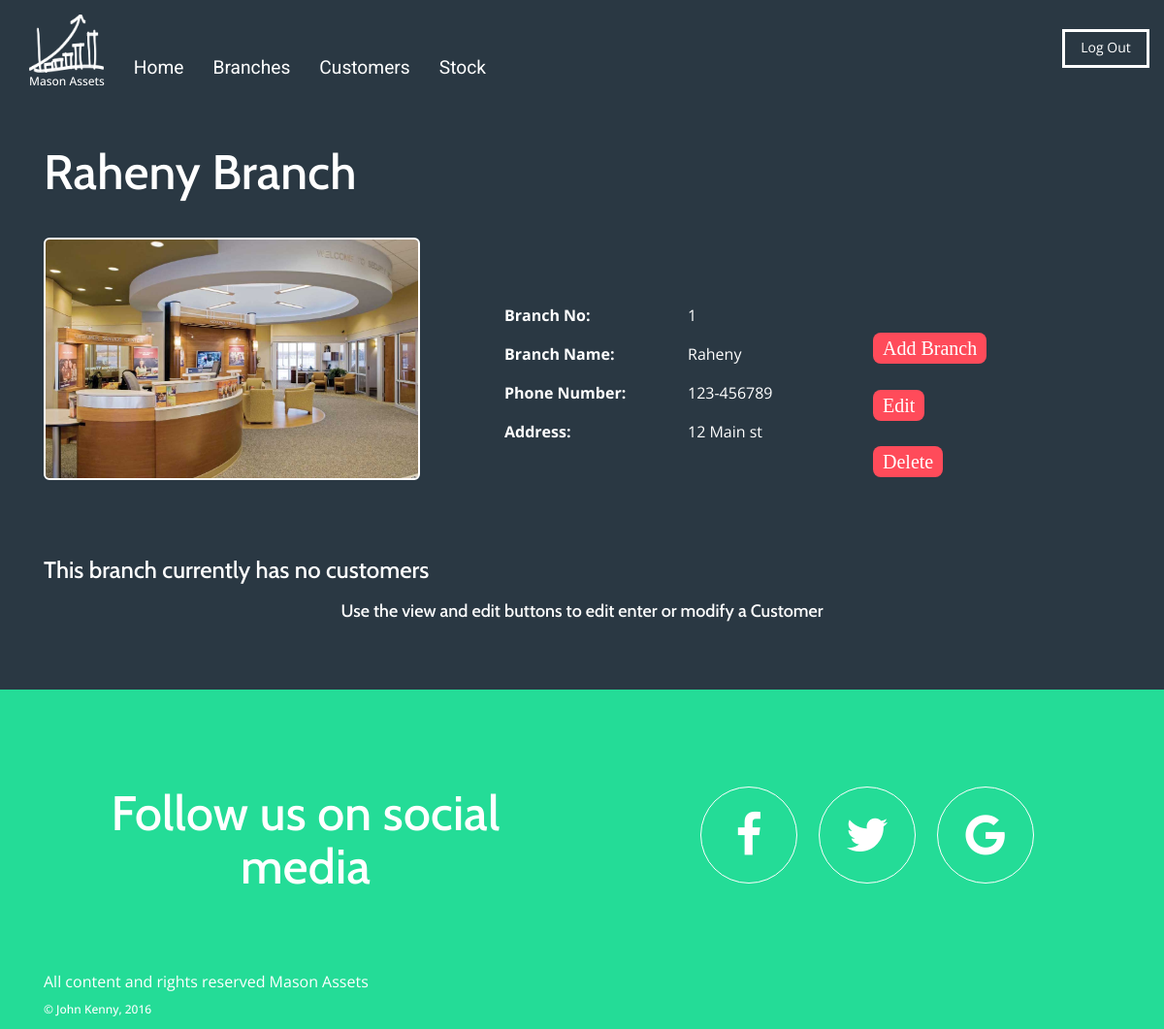
Screenshot of /viewBranch.php?branchNo=1 (signed in) with the database file from the repository.
### tables this page shows
CREATE TABLE IF NOT EXISTS `branchwebp` (
  `branchNo` int(11) NOT NULL,
  `branchName` varchar(40) NOT NULL,
  `address` varchar(255) NOT NULL,
  `phoneNo` varchar(10) NOT NULL,
  `openHours` enum('8 to 4','8 to 6','9 to 4','9 to 6','10 to 6','10 to 8') NOT NULL DEFAULT '9 to 6',
  `openDate` date DEFAULT NULL,
  `createdDate` timestamp NOT NULL DEFAULT CURRENT_TIMESTAMP
);

### classes/BranchTableGateway.php (called while the page is built, shortened)
<?php
    class BranchTableGateway
    {
        private $connection;
        public function __construct($c)
        {
            $this->connection = $c;
        }
        public function getBranchByNo($branchNo)
        {
            $sql = "SELECT * FROM branchwebp WHERE branchNo = :branchNo";
            $statement = $this->connection->prepare($sql);
            $pramaters = array("branchNo" => $branchNo);
            $status = $statement->execute($pramaters);
            return $statement;
        }
    }
?>

### classes/CustomerTableGateway.php (called while the page is built, shortened)
<?php
    class CustomerTableGateway
    {
        private $connection;
        public function __construct($c)
        {
            $this->connection = $c;
        }
        public function getCustomerByBranchNo($branchNo)
        {
            $sqlQuery =
                    "SELECT c.* "
                    . "FROM customerwebp c "
                    . "WHERE c.branchNo = :branchNo";
            $statement = $this->connection->prepare($sqlQuery);
            $params = array(
                "branchNo" => $branchNo
            );
            $status = $statement->execute($params);
            return $statement;
        }
    }
?>

### viewBranch.php (the view, shortened to what this page needs)
<?php
    require_once 'classes/DB.php';
    require_once 'classes/BranchTableGateway.php';
    require_once 'classes/CustomerTableGateway.php';
    $branchNo = $_GET['branchNo'];
    $connection = Connection::getInstance();
    $branchgateway = new BranchTableGateway($connection);
    $customergateway = new CustomerTableGateway($connection);
    $branch = $branchgateway->getBranchByNo($branchNo);
    $customer = $customergateway->getCustomerByBranchNo($branchNo);
    $brRow = $branch->fetch(PDO::FETCH_ASSOC);
    ?>
<html>
    <head>
        <?php  require 'utils/styles.php'; ?>
    </head>
    <body class='logOn'>
        <?php  require 'utils/toolbar.php'; ?>
        <div class="container">
            <div class="row push">
                <div class="col-lg-12 col-md-12 col-sm-12 col-sm-12">
                    <h1> <?php echo $brRow['branchName']?> Branch</h1>
                </div>
            </div>
            <div class="row row2">
                <div class="stock-image col-lg-5 col-md-5 hidden-sm hidden-xs">
                    <img class="img-responsive stologo" src="image/branch.jpg">
                </div>
                <div class="col-lg-4 col-md-4 col-sm-8 col-xs-10 stock-tab">
                    <table class="details">
                        <tr>
                            <td>Branch No:</td>
                            <td><?php  echo  $brRow['branchNo']; ?></td>
                        </tr>
                        <tr>
                            <td>Branch Name:</td>
                            <td><?php  echo  $brRow['branchName']; ?></td>
                        </tr>
                        <tr>
                            <td>Phone Number:</td>
                            <td><?php  echo $brRow['phoneNo']; ?></td>
                        </tr>
                        <tr>
                            <td>Address:</td>
                            <td><?php  echo $brRow['address']  ?></td>
                        </tr>
                    </table>
                </div>
                <div class=" col-lg-3 col-md-3 col-sm-4 col-xs-2 stock_but">
                    <div>
                        <a href="createBranchForm.php" class="myButton hidden-xs">Add Branch</a>
                    </div>
                    <?php
                        echo '<div><a class=" myButton small" href="editBranchForm.php?branchNo=' . $brRow['branchNo'] . '">Edit</a> </td></div>';
                        echo '<div><a class="delete myButton small hidden-xs" href="deleteBranch.php?branchNo=' . $brRow['branchNo'] . '">Delete</a> </div>';
                        ?>
                </div>
            </div>
            <div class="row r3">
                <div class="col-lg-12 col-md-12 col-sm-12 brcustomers">
                    <?php
                        if(($customer->rowCount() !== 0))
                        {
                            echo '<div class="col-lg-6 col-md-6 col-sm-6 col-sm-6"><h1 class="viewbr">' .
                                    $brRow['branchName'] .' Branch Customers
                            </h1></div>';
                            echo '<div class="col-lg-6 col-md-6 col-sm-12 col-sm-12 feild brcust">
                                    <input type="text" class="search" id="filter" placeholder="Search Customers">
                                     <label class="search_lab">
                                        Enter the details to find a customer.
                                    </label>
                                </div>';
                            require 'tables/customerTable.php';
                        }
                        else
                        {
                            echo"<h2>This branch currently has no customers</h2>";
                        }
                    ?>
                    <h3 class="pushfoot center-all-content">Use the view and edit buttons to edit enter or modify a Customer</h3>
                </div>
            </div>
        </div>
        <?php require 'utils/footer.php'; ?>
    </body>
</html>

### styles/mycss.css (style rules this page uses)
h1 { font-size: 50px; font-family: Cabin, serif; letter-spacing: .2px; padding-bottom: 30px; }
h2 { font-size: 24px; font-family: Cabin, serif; }
h3 { font-size: 18px; font-family: Cabin, serif; }
body { font-family: 'Open Sans', sans-serif; color: #666666; font-size: 16px; overflow-x: hidden; }
.logOn { background-color: #2a3843 !important; color: white; }
.center-all-content { text-align: center; }
.myButton { background-color: #ff4b5a; -moz-border-radius: 8px; -webkit-border-radius: 8px; cursor: pointer; color: #FFFFFF; font-family: Verdana; font-size: 20px; padding: 5px 10px; text-decoration: none; }
.details { width: 90%; max-height: 90% }
.details td:nth-child(odd) { font-weight: bold; width: 60%; height: 40px; }
html { position: relative; min-height: 100%; }
body { margin-bottom: 350px; }
.row { margin: auto; padding:auto; }
.stock_but > div { margin-top: 30px; }
.stologo { background-color: whitesmoke; border-radius: 6px; height: 250px; border: 2px solid white; }
@media only screen and (min-width : 1200px) { .stock-tab { margin-top: 60px; } }
@media only screen and (min-width : 1200px) { .stock_but { margin-top: 70px; } }
@media only screen and (max-width : 1200px) { .stock-tab { margin-top: 60px; } }
@media only screen and (max-width : 1200px) { .stock_but { margin-top: 70px; } }
.brcustomers { margin-top: 60px; }
.pushfoot { margin-bottom: 70px; }
.push { margin-top:130px; }

### rows the page displays
branchwebp: branchName "Raheny", branchNo "1", phoneNo "123-456789", address "12 Main st"
